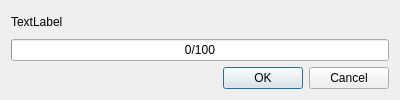
<?xml version="1.0" encoding="UTF-8"?>
<ui version="4.0">
 <class>ImportProgressDialog</class>
 <widget class="QDialog" name="ImportProgressDialog">
  <property name="windowModality">
   <enum>Qt::WindowModality::ApplicationModal</enum>
  </property>
  <property name="geometry">
   <rect>
    <x>0</x>
    <y>0</y>
    <width>400</width>
    <height>100</height>
   </rect>
  </property>
  <property name="windowTitle">
   <string>Dialog</string>
  </property>
  <layout class="QVBoxLayout" name="verticalLayout">
   <item>
    <widget class="QLabel" name="currentFileLabel">
     <property name="text">
      <string>TextLabel</string>
     </property>
    </widget>
   </item>
   <item>
    <widget class="QProgressBar" name="progressBar">
     <property name="value">
      <number>0</number>
     </property>
     <property name="format">
      <string>%v/%m</string>
     </property>
    </widget>
   </item>
   <item>
    <widget class="QDialogButtonBox" name="buttonBox">
     <property name="standardButtons">
      <set>QDialogButtonBox::StandardButton::Cancel|QDialogButtonBox::StandardButton::Ok</set>
     </property>
    </widget>
   </item>
  </layout>
 </widget>
 <resources/>
 <connections>
  <connection>
   <sender>buttonBox</sender>
   <signal>accepted()</signal>
   <receiver>ImportProgressDialog</receiver>
   <slot>accept()</slot>
   <hints>
    <hint type="sourcelabel">
     <x>199</x>
     <y>77</y>
    </hint>
    <hint type="destinationlabel">
     <x>199</x>
     <y>49</y>
    </hint>
   </hints>
  </connection>
  <connection>
   <sender>buttonBox</sender>
   <signal>rejected()</signal>
   <receiver>ImportProgressDialog</receiver>
   <slot>reject()</slot>
   <hints>
    <hint type="sourcelabel">
     <x>199</x>
     <y>77</y>
    </hint>
    <hint type="destinationlabel">
     <x>199</x>
     <y>49</y>
    </hint>
   </hints>
  </connection>
 </connections>
</ui>
